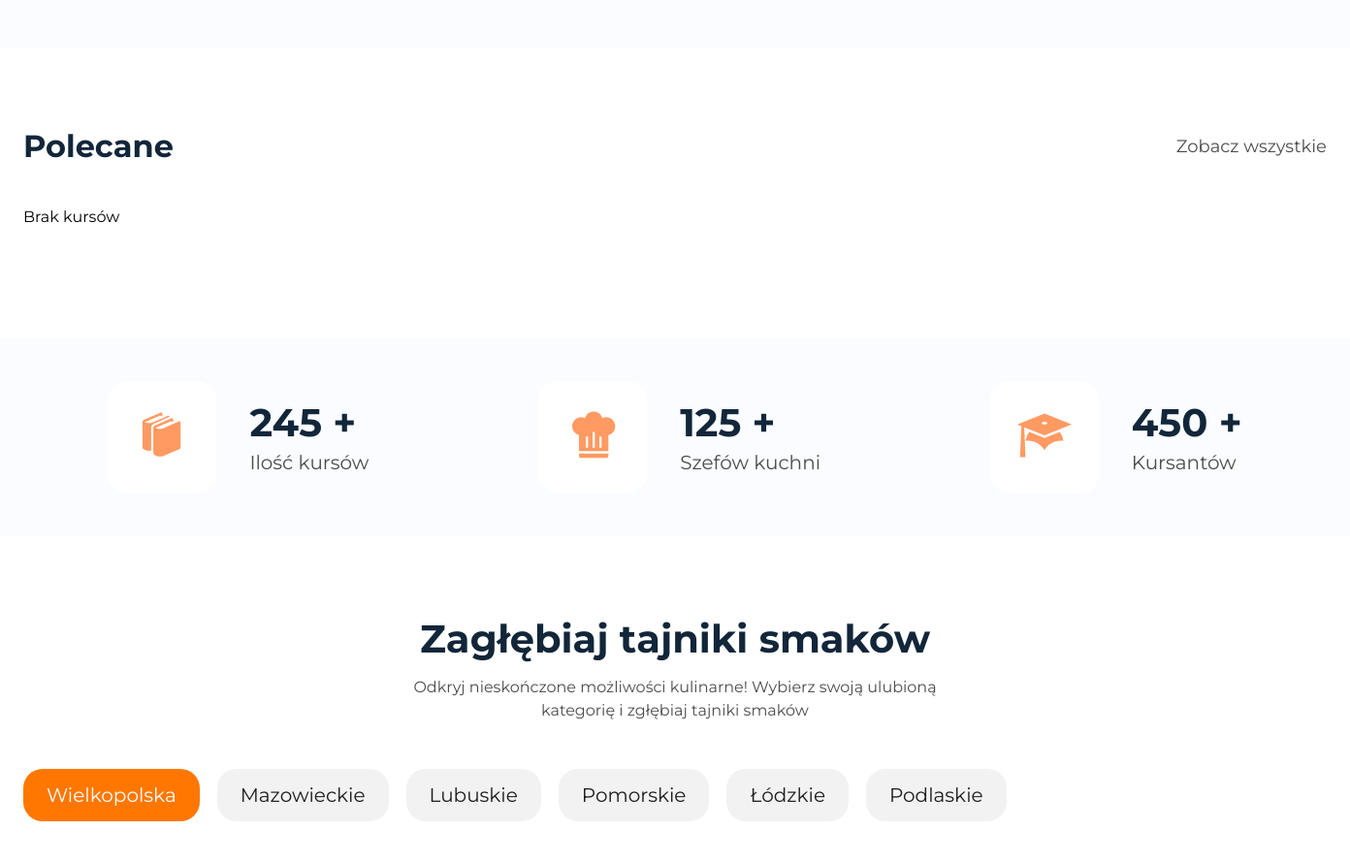
Before: / (middle part) with the older database file.
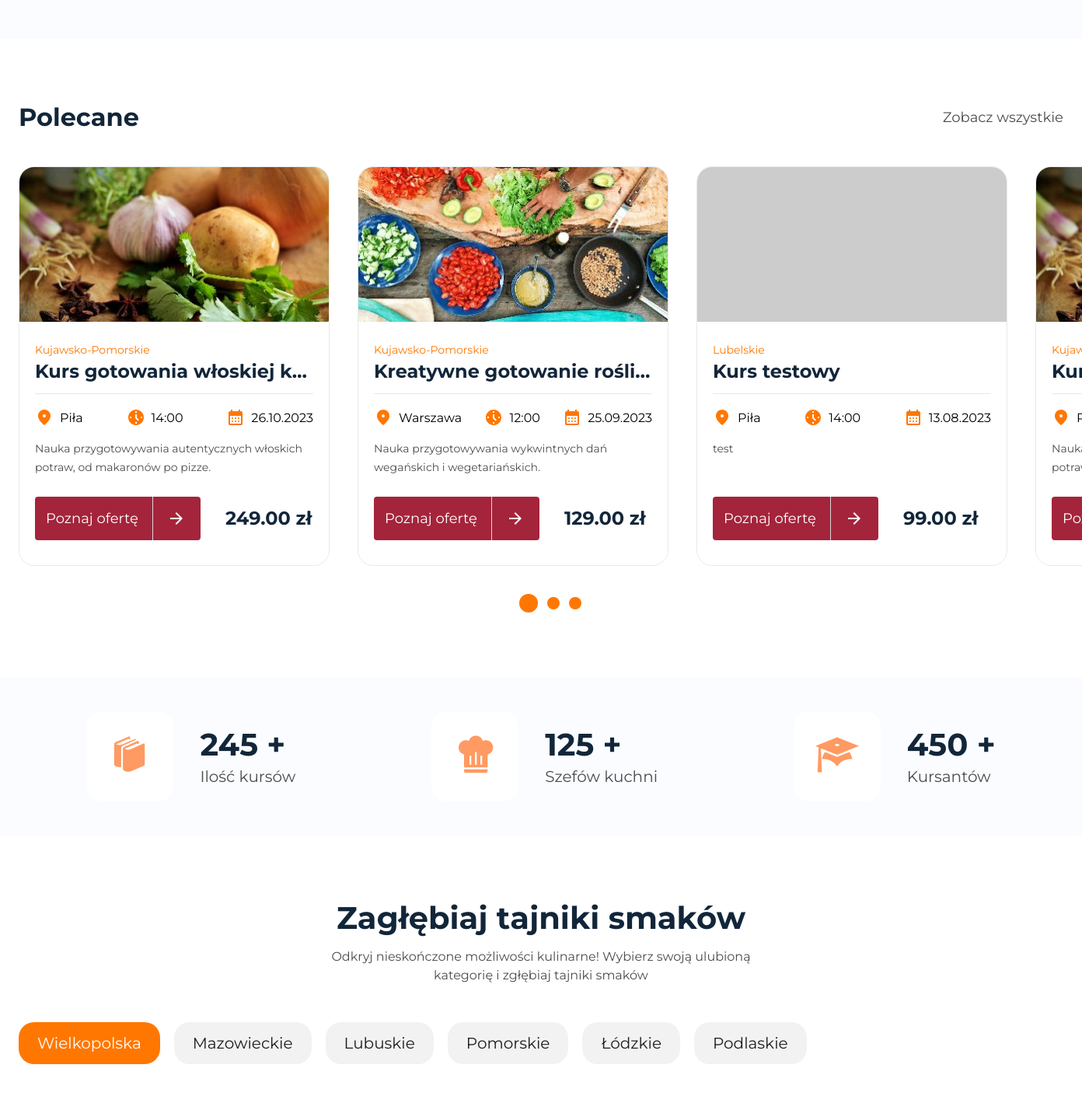
After: the same page with the newer database file.
### coursebookapp/models/course.py (models this page shows, shortened)
class Course(models.Model):
    instructor = models.ForeignKey(
        Instructor, on_delete=models.SET_NULL, null=True, blank=True
    )
    title = models.CharField(max_length=100)
    short_description = models.CharField(max_length=200)
    price = models.DecimalField(max_digits=8, decimal_places=2)
    province_choices = (
        ("dolnośląskie", "Dolnośląskie"),
        ("kujawsko-pomorskie", "Kujawsko-Pomorskie"),
        ("lubelskie", "Lubelskie"),
        ("lubuskie", "Lubuskie"),
        ("łódzkie", "Łódzkie"),
        ("małopolskie", "Małopolskie"),
        ("mazowieckie", "Mazowieckie"),
        ("opolskie", "Opolskie"),
        ("podkarpackie", "Podkarpackie"),
        ("podlaskie", "Podlaskie"),
        ("pomorskie", "Pomorskie"),
        ("śląskie", "Śląskie"),
        ("świętokrzyskie", "Świętokrzyskie"),
        ("warmińsko-mazurskie", "Warmińsko-Mazurskie"),
        ("wielkopolskie", "Wielkopolskie"),
        ("zachodniopomorskie", "Zachodniopomorskie"),
    )
    province = models.CharField(max_length=30, choices=province_choices)
    available = models.BooleanField(default=False)
    seats = models.PositiveIntegerField()
    date = models.DateField()
    time_start = models.TimeField()
    city = models.CharField(max_length=100)
    course_description = models.TextField()
    course_for = models.TextField()
    course_benefit = models.TextField()
    province_slug = models.SlugField(max_length=50, blank=True)
    slug = models.SlugField(max_length=200, unique=True, blank=True)

### coursebookapp/models/course_image.py (models this page shows, shortened)
class CourseImage(models.Model):
    course = models.ForeignKey(Course, on_delete=models.CASCADE)
    def get_upload_path(instance, filename):
        course_slug = slugify(instance.course.title)
        return f"course_images/{course_slug}/{filename}"
    image = models.ImageField(upload_to=get_upload_path)
    image_thumb = models.ImageField(upload_to=get_upload_path, blank=True)
    image_medium_thumb = models.ImageField(upload_to=get_upload_path, blank=True)

### coursebookapp/views/home_view.py (the view)
# urls.py: path("", views.HomeView.as_view(), name="home"),
class HomeView(generics.ListCreateAPIView):
    template_name = "pages/index.html"
    def get(self, request, *args, **kwargs):
        recommended_courses = Course.objects.all()
        for course in recommended_courses:
            image = course.courseimage_set.first()
            course.image = image
        context = {
            "recommended_courses": recommended_courses,
        }
        return render(request, self.template_name, context)

### templates/pages/index.html (shortened to what the changed rows need)
{% extends "layout/base.html" %}
{% block styles %}
<link rel="stylesheet" href="{% static 'css/global.min.css' %}">
<link rel="stylesheet" href="{% static 'css/home.min.css' %}">
<link rel="stylesheet" href="{% static 'css/splide-core.min.css' %}">
{% endblock %}
{% block content %}
<section class="recommended">
    <div class="oneside-container">
        <div class="recommended__inner">
            <div class="splide recommended-carousel" aria-label="Rekomendowane">
                <div class="splide__track">
                    <ul class="splide__list">
                        {% if recommended_courses  %}
                            {% for recommended in recommended_courses  %}
                            <li class="splide__slide">
                                <div class="offert-card">
                                    <div class="offert-card__image">
                                        {% if recommended.image.image.url %}
                                            <img
                                                loading="lazy"
                                                width="400"
                                                height="200"
                                                src="{{ recommended.image.image_medium_thumb.url }}"
                                                alt="{{ recommended.title }}"
                                            />
                                            {%else%}
                                            <img
                                                loading="lazy"
                                                width="400"
                                                height="200"
                                                src=" https://placehold.co/400x200?text={{recommended.title}}"
                                                alt=""
                                            />
                                            {% endif %}
                                    </div>
                                    <div class="offert-card__body">
                                        <p class="offert-card__body-overline">
                                            {{recommended.province|title}}
                                        </p>
                                        <h2 class="offert-card__body-title">
                                            {{ recommended.title}}
                                        </h2>
                                        <div class="offert-card__body-information">
                                            <div class="offert-card__information-box">
                                                <p class="information-card__information-name">
                                                    {{recommended.city|title}}
                                                </p>
                                            </div>
                                            <div class="offert-card__information-box">
                                                <p class="information-card__information-name">
                                                    {{ recommended.time_start|time:"H:i" }}
                                                </p>
                                            </div>
                                            <div class="offert-card__information-box">
                                                <p class="information-card__information-name">
                                                   {{ recommended.date|date:"d.m.Y" }}
                                                </p>
                                            </div>
                                        </div>
                                        <p class="offert-card__body-description">
                                            {{recommended.short_description}}
                                        </p>
                                        <div class="offert-card__body-action">
                                            <a href="{% url 'course_detail' province_slug=recommended.province_slug slug=recommended.slug %}" class="btn btn--primary">Poznaj ofertę
                                                <span class="btn__arrow">
                                                    <svg width="24" height="24" viewBox="0 0 24 24" fill="none"
                                                        xmlns="http://www.w3.org/2000/svg">
                                                        <path
                                                            d="M12 20L10.575 18.6L16.175 13H4V11H16.175L10.575 5.4L12 4L20 12L12 20Z"
                                                            fill="white" />
                                                    </svg>
                                                </span>
                                            </a>
                                            <p class="offert-card__body-price">{{recommended.price}}&nbsp;zł</p>
                                        </div>
                                    </div>
                                </div>
                            </li>
                            {% endfor %}
                        {% else%}
                        <div class="list__empty">
                            <p class="list__empty-name">Brak kursów</p>
                          </div>
                        {% endif %}
                    </ul>
                </div>
            </div>
        </div>
    </div>
</section>
<section class="offert">
    <div class="container">
        <div class="home__heading">
            <h2 class="home__heading-title">
                Zagłębiaj tajniki smaków
            </h2>
        </div>
    </div>
</section>
{% endblock %}

Changed rows visible on the page:
added Course: image.image_medium_thumb (picture), province "Kujawsko-Pomorskie", title "Kurs gotowania włoskiej k…", city "Piła", time_start "14:00", date "26.10.2023", short_description "Nauka przygotowywania autentycznych włoskich potraw, od makaronów po pizze.", price "249.00"
added Course: image.image_medium_thumb (picture), province "Kujawsko-Pomorskie", title "Kreatywne gotowanie rośli…", city "Warszawa", time_start "12:00", date "25.09.2023", short_description "Nauka przygotowywania wykwintnych dań wegańskich i wegetariańskich.", price "129.00"
added Course: province "Lubelskie", title "Kurs testowy", city "Piła", time_start "14:00", date "13.08.2023", short_description "test", price "99.00"
Other visible differences:
text no longer shown: "Brak kursów"
